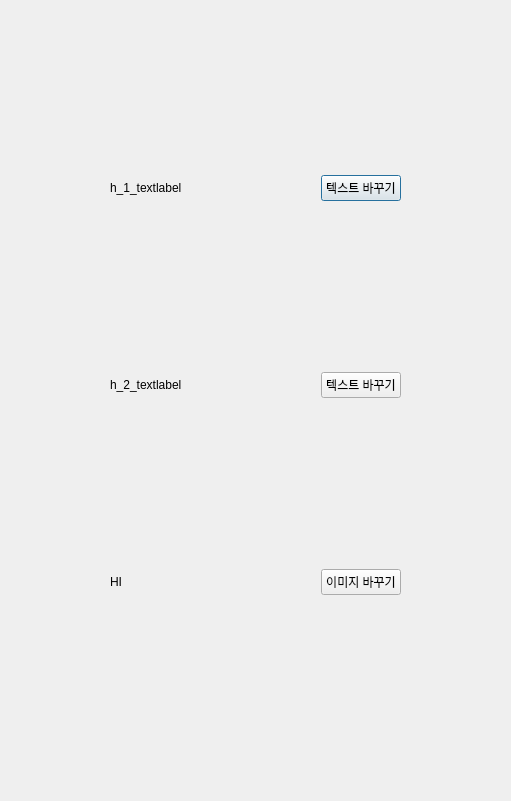
<?xml version="1.0" encoding="UTF-8"?>
<ui version="4.0">
 <class>Dialog</class>
 <widget class="QDialog" name="Dialog">
  <property name="geometry">
   <rect>
    <x>0</x>
    <y>0</y>
    <width>511</width>
    <height>801</height>
   </rect>
  </property>
  <property name="sizePolicy">
   <sizepolicy hsizetype="Minimum" vsizetype="Minimum">
    <horstretch>0</horstretch>
    <verstretch>0</verstretch>
   </sizepolicy>
  </property>
  <property name="windowTitle">
   <string>Dialog</string>
  </property>
  <widget class="QWidget" name="verticalLayoutWidget">
   <property name="geometry">
    <rect>
     <x>10</x>
     <y>10</y>
     <width>491</width>
     <height>751</height>
    </rect>
   </property>
   <layout class="QVBoxLayout" name="v_whole_layout">
    <item>
     <layout class="QHBoxLayout" name="h_1_layout">
      <item>
       <spacer name="horizontalSpacer_2">
        <property name="orientation">
         <enum>Qt::Horizontal</enum>
        </property>
        <property name="sizeType">
         <enum>QSizePolicy::Fixed</enum>
        </property>
        <property name="sizeHint" stdset="0">
         <size>
          <width>100</width>
          <height>20</height>
         </size>
        </property>
       </spacer>
      </item>
      <item>
       <widget class="QLabel" name="h_1_textlabel">
        <property name="text">
         <string>h_1_textlabel</string>
        </property>
       </widget>
      </item>
      <item>
       <widget class="QPushButton" name="h_1_button">
        <property name="sizePolicy">
         <sizepolicy hsizetype="Fixed" vsizetype="Fixed">
          <horstretch>40</horstretch>
          <verstretch>40</verstretch>
         </sizepolicy>
        </property>
        <property name="text">
         <string>텍스트 바꾸기</string>
        </property>
        <property name="checkable">
         <bool>true</bool>
        </property>
       </widget>
      </item>
      <item>
       <spacer name="horizontalSpacer">
        <property name="orientation">
         <enum>Qt::Horizontal</enum>
        </property>
        <property name="sizeType">
         <enum>QSizePolicy::Fixed</enum>
        </property>
        <property name="sizeHint" stdset="0">
         <size>
          <width>100</width>
          <height>10</height>
         </size>
        </property>
       </spacer>
      </item>
     </layout>
    </item>
    <item>
     <layout class="QHBoxLayout" name="h_2_layout">
      <item>
       <spacer name="horizontalSpacer_3">
        <property name="orientation">
         <enum>Qt::Horizontal</enum>
        </property>
        <property name="sizeType">
         <enum>QSizePolicy::Fixed</enum>
        </property>
        <property name="sizeHint" stdset="0">
         <size>
          <width>100</width>
          <height>20</height>
         </size>
        </property>
       </spacer>
      </item>
      <item>
       <widget class="QLabel" name="h_2_textlabel">
        <property name="text">
         <string>h_2_textlabel</string>
        </property>
       </widget>
      </item>
      <item>
       <widget class="QPushButton" name="h_2_button">
        <property name="sizePolicy">
         <sizepolicy hsizetype="Fixed" vsizetype="Fixed">
          <horstretch>0</horstretch>
          <verstretch>0</verstretch>
         </sizepolicy>
        </property>
        <property name="text">
         <string>텍스트 바꾸기</string>
        </property>
       </widget>
      </item>
      <item>
       <spacer name="horizontalSpacer_4">
        <property name="orientation">
         <enum>Qt::Horizontal</enum>
        </property>
        <property name="sizeType">
         <enum>QSizePolicy::Fixed</enum>
        </property>
        <property name="sizeHint" stdset="0">
         <size>
          <width>100</width>
          <height>20</height>
         </size>
        </property>
       </spacer>
      </item>
     </layout>
    </item>
    <item>
     <layout class="QHBoxLayout" name="h_3_layout">
      <item>
       <spacer name="horizontalSpacer_5">
        <property name="orientation">
         <enum>Qt::Horizontal</enum>
        </property>
        <property name="sizeType">
         <enum>QSizePolicy::Fixed</enum>
        </property>
        <property name="sizeHint" stdset="0">
         <size>
          <width>100</width>
          <height>20</height>
         </size>
        </property>
       </spacer>
      </item>
      <item>
       <widget class="QLabel" name="h_3_textlabel">
        <property name="sizePolicy">
         <sizepolicy hsizetype="Preferred" vsizetype="Preferred">
          <horstretch>80</horstretch>
          <verstretch>80</verstretch>
         </sizepolicy>
        </property>
        <property name="text">
         <string>HI</string>
        </property>
       </widget>
      </item>
      <item>
       <widget class="QPushButton" name="h_3_button">
        <property name="sizePolicy">
         <sizepolicy hsizetype="Fixed" vsizetype="Fixed">
          <horstretch>0</horstretch>
          <verstretch>0</verstretch>
         </sizepolicy>
        </property>
        <property name="text">
         <string>이미지 바꾸기</string>
        </property>
       </widget>
      </item>
      <item>
       <spacer name="horizontalSpacer_6">
        <property name="orientation">
         <enum>Qt::Horizontal</enum>
        </property>
        <property name="sizeType">
         <enum>QSizePolicy::Fixed</enum>
        </property>
        <property name="sizeHint" stdset="0">
         <size>
          <width>100</width>
          <height>20</height>
         </size>
        </property>
       </spacer>
      </item>
     </layout>
    </item>
   </layout>
  </widget>
 </widget>
 <resources/>
 <connections/>
</ui>
